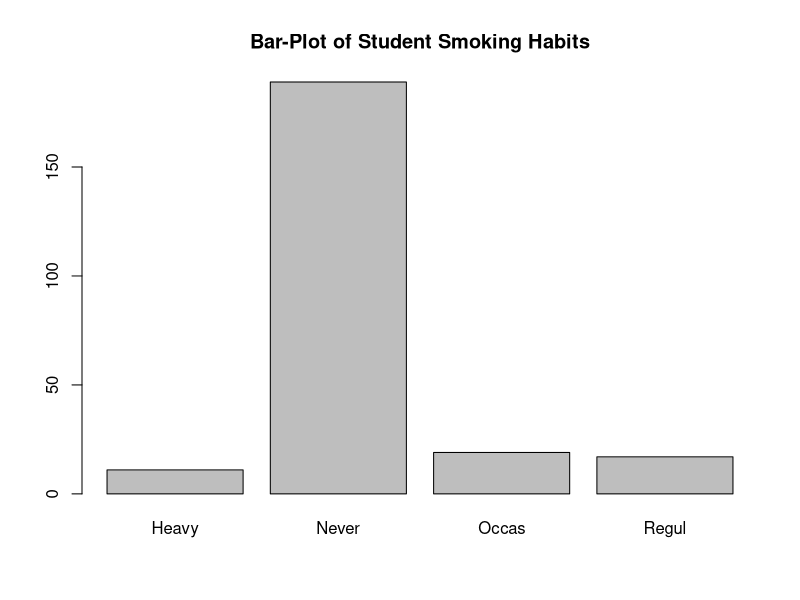

Write R code to recreate this figure.
library(MASS)
data(survey)

# This line specifies that all output should be saved as "
png("survey-barplot.png")

# Label the axes
main.label <- "Bar-Plot of Student Smoking Habits"

# Save student height as a seperate variable
student.smokes <- survey$Smoke

# Draw the box plot
plot(student.smokes, main = main.label)
